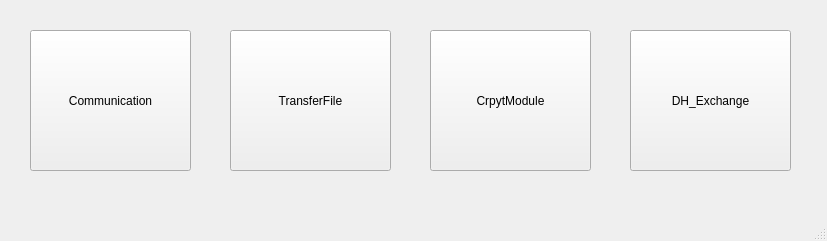
<?xml version="1.0" encoding="UTF-8"?>
<ui version="4.0">
 <class>MainWindow</class>
 <widget class="QMainWindow" name="MainWindow">
  <property name="geometry">
   <rect>
    <x>0</x>
    <y>0</y>
    <width>827</width>
    <height>241</height>
   </rect>
  </property>
  <property name="windowTitle">
   <string>MainWindow</string>
  </property>
  <widget class="QWidget" name="centralwidget">
   <widget class="QPushButton" name="communicationBtn">
    <property name="geometry">
     <rect>
      <x>30</x>
      <y>30</y>
      <width>161</width>
      <height>141</height>
     </rect>
    </property>
    <property name="text">
     <string>Communication</string>
    </property>
   </widget>
   <widget class="QPushButton" name="transFileBtn">
    <property name="geometry">
     <rect>
      <x>230</x>
      <y>30</y>
      <width>161</width>
      <height>141</height>
     </rect>
    </property>
    <property name="text">
     <string>TransferFile</string>
    </property>
   </widget>
   <widget class="QPushButton" name="cryptBtn">
    <property name="geometry">
     <rect>
      <x>430</x>
      <y>30</y>
      <width>161</width>
      <height>141</height>
     </rect>
    </property>
    <property name="text">
     <string>CrpytModule</string>
    </property>
   </widget>
   <widget class="QPushButton" name="DH_ExchangeBtn">
    <property name="geometry">
     <rect>
      <x>630</x>
      <y>30</y>
      <width>161</width>
      <height>141</height>
     </rect>
    </property>
    <property name="text">
     <string>DH_Exchange</string>
    </property>
   </widget>
  </widget>
  <widget class="QMenuBar" name="menubar">
   <property name="geometry">
    <rect>
     <x>0</x>
     <y>0</y>
     <width>827</width>
     <height>26</height>
    </rect>
   </property>
  </widget>
  <widget class="QStatusBar" name="statusbar"/>
 </widget>
 <resources/>
 <connections/>
</ui>
